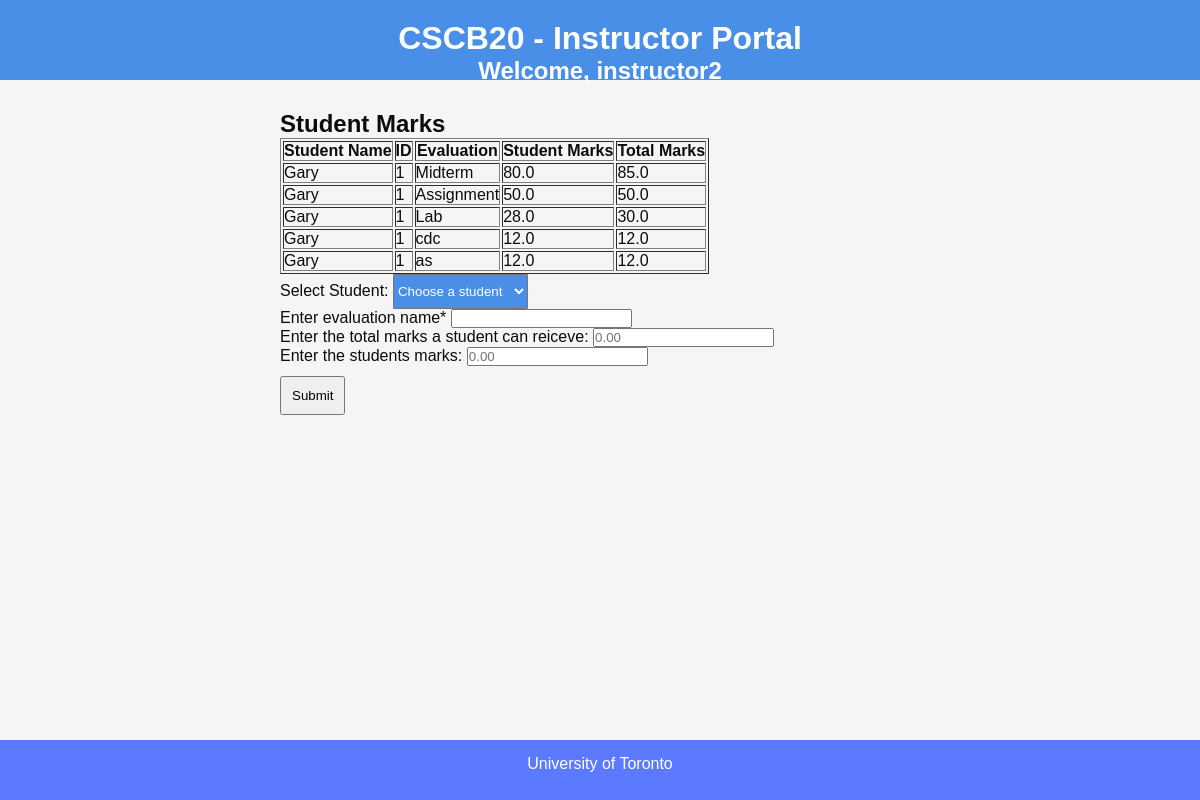
/view_student_marks (signed in), run on the app's committed database.
### app.py (models this page shows)
class Evaluations(Base):
    __tablename__ = "Evaluations"
    evaluation_id = Column(Integer, primary_key=True)
    student_id = Column(Integer, ForeignKey("Students.student_id"))
    teacher_id = Column(Integer, ForeignKey("Teachers.teacher_id"))
    total_marks = Column(Float)
    student_marks = Column(Float)
    name = Column(Text)

class Students(Base):
    __tablename__ = "Students"
    student_id = Column(Integer, primary_key=True)
    user_id = Column(Integer, ForeignKey("Users.user_id"))
    name = Column(Text)  # Must have a name

### app.py (the view)
@app.route('/view_student_marks', methods=['GET', 'POST'])
def view_student_marks():
    if request.method == 'POST':
        evaluation_id = generate_unique_id(Evaluations,'evaluation_id')
        student_id = request.form.get('student_id')
        teacher = database.query(Teachers).filter_by(user_id=session['user_id']).first()
        total_marks = request.form.get('total_marks')
        student_marks = request.form.get('student_marks')
        name = request.form.get('evaluation_name')
        student_id = int(student_id)
        evaluation = Evaluations(evaluation_id=evaluation_id, student_id=student_id, teacher_id=teacher.teacher_id, total_marks=total_marks, student_marks=student_marks, name=name)
        database.add(evaluation)
        database.commit()
        flash("Remark request submitted successfully", "success")
        return redirect(url_for('view_student_marks'))
    else:
        evaluations = (
            database.query(Evaluations, Students)
            .join(Students, Students.student_id == Evaluations.student_id)
            .order_by(Students.name)
            .all()
        )
        students = database.query(Students).all()
        return render_template('view_students_grades.html',evaluations=evaluations,students=students)
    return render_template('view_students_grades.html')

### templates/view_students_grades.html (shortened to what this page needs)
<!DOCTYPE html>
<html lang="en">
<head>
    <link rel="stylesheet" href="{{ url_for('static', filename='styles.css') }}">
</head>
<body>
<div class="container">
    <div class="header">
        <h1>CSCB20 - Instructor Portal</h1>
        <h2>Welcome, {{ session['username'] }}</h2>
    </div>
    <div class="main">
        <h2>Student Marks</h2>
        {% if evaluations %}
            <table border="1">
                <tr>
                    <th>Student Name</th>
                    <th>ID</th>
                    <th>Evaluation</th>
                    <th> Student Marks</th>
                    <th> Total Marks</th>
                </tr>
                {% for evaluation, student in evaluations %}
                <tr>
                    <td>{{ student.name }}</td>
                    <td>{{ evaluation.student_id }}</td>
                    <td>{{ evaluation.name }}</td>
                    <td>{{ evaluation.student_marks }}</td>
                    <td>{{ evaluation.total_marks }}</td>
                </tr>
                {% endfor %}
            </table>
        {% else %}
            <p>No student marks available.</p>
        {% endif %}
        <form action="{{ url_for('view_student_marks') }}" method="POST" onsubmit="return validateForm()">
            <div class="form-group">
                <label for="student_select">Select Student:</label>
                <select name="student_id" id="student_select" class="navigation_button" required>
                    <option value="" disabled selected>Choose a student</option>
                </select>
            </div>
            <div class="form-group">
                <label for="evaluation_name">Enter evaluation name*</label>
                <input type="text" class="form-control" id="evaluation_name" name="evaluation_name" required>
            </div>
            <div class="form-group">
                <label for="total_marks">Enter the total marks a student can reiceve:</label>
                <input type="number" id="total_marks" name="total_marks" class="textarea-style" step="0.01" placeholder="0.00" required>
            </div>
            <div class="form-group">
                <label for="student_marks">Enter the students marks:</label>
                <input type="number" id="student_marks" name="student_marks" class="textarea-style" step="0.01" placeholder="0.00" required>
            </div>
            <button type="submit">Submit</button>
        </form>
    </div>
    <div class="footer">
        <p>University of Toronto </p>
    </div>
</div>
</body>
</html>

### static/styles.css (style rules this page uses)
* { margin: 0; padding: 0; box-sizing: border-box; }
body { font-family: Arial, sans-serif; background-color: #F5F5F5; color: #090C08; }
.container { display: grid; grid-template-areas: "header header" "sidebar main" "footer footer"; grid-template-columns: 250px 1fr; grid-template-rows: 80px auto 60px; height: 100vh; gap: 10px; }
.header { grid-area: header; background: #4A8FE7; color: white; text-align: center; padding: 20px; }
.main { grid-area: main; background: #F5F5F5; padding: 20px; overflow-y: auto; }
.footer { grid-area: footer; background: #5C7AFF; color: white; text-align: center; padding: 15px; }
.login-container input, .register-container input, .register-container select, button { margin-top: 10px; padding: 10px; }
.navigation_button { background-color: #4A8FE7; color: white; height: 35px; width: 135px; border-radius: 1px; cursor: pointer; transition: background-color 0.3s; }

### data on the page
Evaluations: name "Gary", student_id "1", name "Midterm", student_marks "80.0", total_marks "85.0"
Evaluations: name "Gary", student_id "1", name "Assignment", student_marks "50.0", total_marks "50.0"
Evaluations: name "Gary", student_id "1", name "Lab", student_marks "28.0", total_marks "30.0"
Evaluations: name "Gary", student_id "1", name "cdc", student_marks "12.0", total_marks "12.0"
Evaluations: name "Gary", student_id "1", name "as", student_marks "12.0", total_marks "12.0"

### other printed values
{{ session['username'] }} "instructor2"
